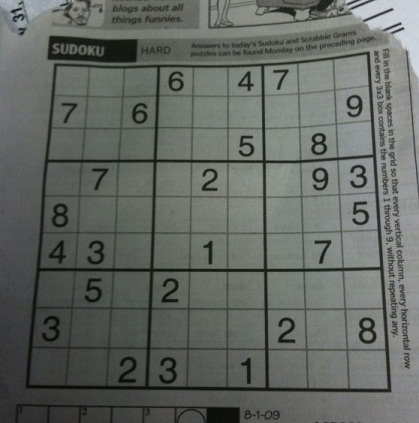
#> input picture images/sudoku.jpg, 419 x 423 px
$ python rotateImage2.py
#> lines starting #> are read from the running program, lines starting #| are printed output that depends on the picture
__author__= '93minki@taeha.co.kr'

import numpy as np
import cv2

def transform():
    img = cv2.imread('images/sudoku.jpg')
#> img is the input picture: shape (423, 419, 3); mean B, G, R 98.9, 103.6, 99.4
    h, w = img.shape[:2]
#> h = 423; w = 419

    pts1 = np.float32([[50, 50], [200, 50], [20, 200]])
    pts2 = np.float32([[10, 100], [200, 50], [100, 250]])

    M = cv2.getAffineTransform(pts1, pts2)

    img2 = cv2.warpAffine(img, M, (w, h))
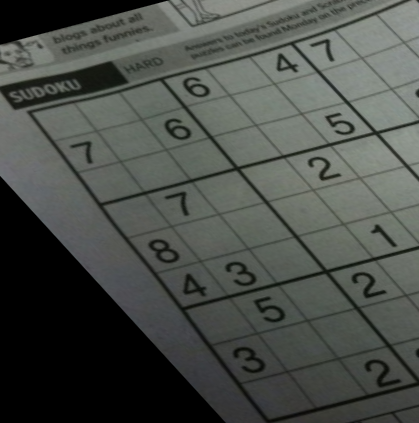
#> img2: shape (423, 419, 3); mean B, G, R 73.2, 78, 74

    cv2.imshow('original', img)
    cv2.imshow('Affine-Transform', img2)

    cv2.waitKey(0)
    cv2.destroyAllWindows()

transform()
